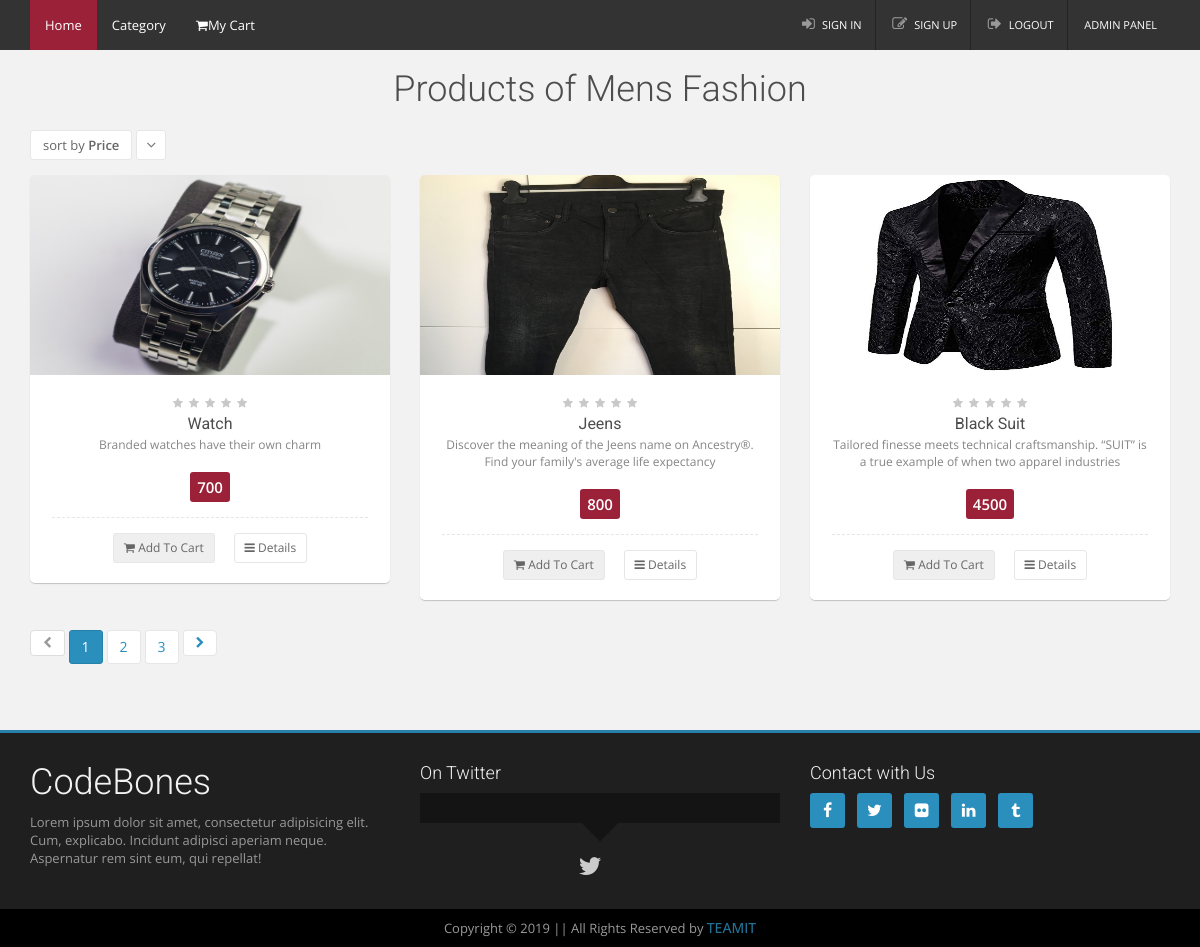
The app's page /views/product/product.php?Id=1 (signed in) with its own data.
### tables this page shows
CREATE TABLE `subcategory` (
  `Id` int(11) NOT NULL,
  `Name` varchar(30) NOT NULL,
  `Category_Id` int(11) NOT NULL,
  `Description` varchar(500) NOT NULL,
  `img_path` varchar(100) NOT NULL
);

CREATE TABLE `product` (
  `Id` int(11) NOT NULL,
  `Name` varchar(30) NOT NULL,
  `Buying_Price` float NOT NULL,
  `Selling_Price` float NOT NULL,
  `Quantity` int(11) NOT NULL,
  `Status` varchar(50) NOT NULL,
  `Description` varchar(500) NOT NULL,
  `Sub_Category_Id` int(11) NOT NULL,
  `img_path` varchar(1000) DEFAULT NULL,
  `Date_Time` datetime NOT NULL
);

### app/controller/userController.php (called while the page is built, shortened)
<?php
	function product(){
		$id = $_REQUEST['Id'];
		$sql = "select * from product where Sub_Category_Id = ".$id."";
		$jsonData = readQuery($sql);
		$data = json_decode($jsonData);
		return $data;
	}
	function subcat(){
		$id = $_REQUEST['Id'];
		$sql = "select * from subcategory where Id = ".$id."";
		$jsonData = readQuery($sql);
		$data = json_decode($jsonData);
		return $data;
	}
?>

### app/model/model.php (called while the page is built, shortened)
<?php
    function readQuery($sql)
    {
        $conn = new mysqli(servername , username, password, databaseName);
        $arr = [];
        $result = $conn->query($sql);
        if ($result == TRUE) {
            while($row = $result->fetch_assoc()) {
                $arr[] = $row;
            }
        }
        else
        {
            echo "Error: " . $conn->error;
        }
        $json_data = json_encode($arr);
        return $json_data;
    }
?>

### views/product/product.php (the view, shortened to what this page needs)
 <?php
    include CON_FRONT.'userController.php';
    $product = product();
    $subcat = subcat();
?>
 <html>
 <head>
     <?php include '../layout/headerIndex.php';?>
 </head>
 <body>
     <div class="global-wrap">
         <div class="container">
             <div class="row">
                 <div class="col-md-12">
                     <div class="row">
                         <div class="col-md-12">
                             <div class="ctitle">
                                 <?php foreach($subcat as $s)
                                 { ?>
                                 <h1>Products of <?= $s->Name ?></h1>
                                 <?php } ?>
                             </div>
                             <div class="product-sort">
                                 <span class="product-sort-selected">sort by <b>Price</b></span>
                                 <a href="#" class="product-sort-order fa fa-angle-down"></a>
                             </div>
                         </div>
                     </div>
                     <div class="row row-wrap">
                         <?php foreach($product as $p)
                    { ?>
                         <div class="col-md-4">
                             <div class="product-thumb">
                                 <header class="product-header">
                                     <img src="<?php echo RSR.$p->img_path; ?>" alt="Image Alternative text"
                                         title="The Hidden Power of the Heart" height="200" width="80" />
                                 </header>
                                 <div class="product-inner">
                                     <ul class="icon-group icon-list-rating icon-list-non-rated" title="not rated yet">
                                         <li><i class="fa fa-star"></i>
                                         </li>
                                         <li><i class="fa fa-star"></i>
                                         </li>
                                         <li><i class="fa fa-star"></i>
                                         </li>
                                         <li><i class="fa fa-star"></i>
                                         </li>
                                         <li><i class="fa fa-star"></i>
                                         </li>
                                     </ul>
                                     <h5 class="product-title"><?= $p->Name ?></h5>
                                     <p class="product-desciption"><?= $p->Description ?></p>
                                     <div class="product-meta">
                                         <ul class="product-price-list">
                                             <li><span class="product-price"><?= $p->Selling_Price ?></span>
                                             </li>
                                         </ul>
                                         <ul class="product-actions-list">
                                             <li><button class="btn btn-sm" onclick=addToCart(<?= $p->Id ?>,1);><i
                                                         class="fa fa-shopping-cart"></i> Add To Cart</a>
                                             </li>
                                             <li><a class="btn btn-sm" href="details.php?Id=<?= $p->Id ?>"><i
                                                         class="fa fa-bars"></i> Details</a>
                                             </li>
                                         </ul>
                                     </div>
                                 </div>
                             </div>
                         </div>
                         <?php } ?>
                     </div>
                     <ul class="pagination">
                         <li class="prev disabled">
                             <a href="#"></a>
                         </li>
                         <li class="active"><a href="#">1</a>
                         </li>
                         <li><a href="#">2</a>
                         </li>
                         <li><a href="#">3</a>
                         <li class="next">
                             <a href="#"></a>
                         </li>
                     </ul>
                 </div>
             </div>
         </div>
         <footer>
             <?php include '../layout/footer.php'?>
         </footer>
 </html>

### records on screen
subcategory: Name "Mens Fashion"
product: img_path (picture), Name "Watch", Description "Branded watches have their own charm", Selling_Price "700"
product: img_path (picture), Name "Jeens", Description "Discover the meaning of the Jeens name on Ancestry®. Find your family's average life expectancy", Selling_Price "800"
product: img_path (picture), Name "Black Suit", Description "Tailored finesse meets technical craftsmanship. “SUIT” is a true example of when two apparel industries", Selling_Price "4500"
